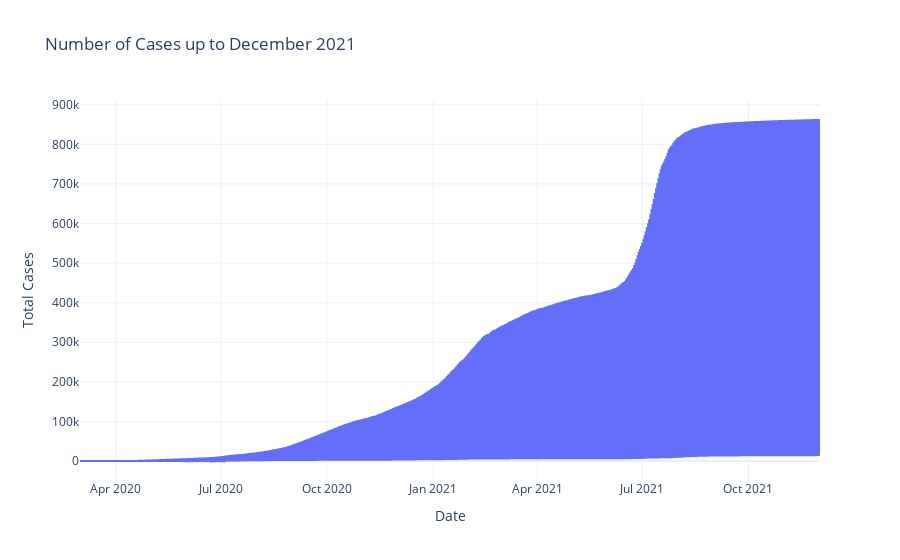

The notebook cell this image was saved under:
### Code cell
import plotly.graph_objects as go
fig = go.Figure()
fig.add_trace(go.Scatter(x=data1['Date'],
                         y=data1['Total Cases'],
                         mode='lines',
                         name= 'Total Cases'
                        ))

fig.update_layout(title='Number of Cases up to December 2021',
                 template='plotly_white',
                 xaxis_title='Date',
                 yaxis_title='Total Cases'
                 )
fig.show()

### Figure 1 — Plotly figure (JSON) as saved in the notebook; plotly's stock layout.template omitted (floating-point values rounded to 4 significant figures; data arrays with more than 128 entries replaced by an {"elided": "..."} marker saying what was removed)
{"data": [{"mode": "lines", "name": "Total Cases", "x": {"elided": "21117 str values"}, "y": {"elided": "21117 int values"}, "type": "scatter"}], "layout": {"title": {"text": "Number of Cases up to December 2021"}, "xaxis": {"title": {"text": "Date"}}, "yaxis": {"title": {"text": "Total Cases"}}}}
